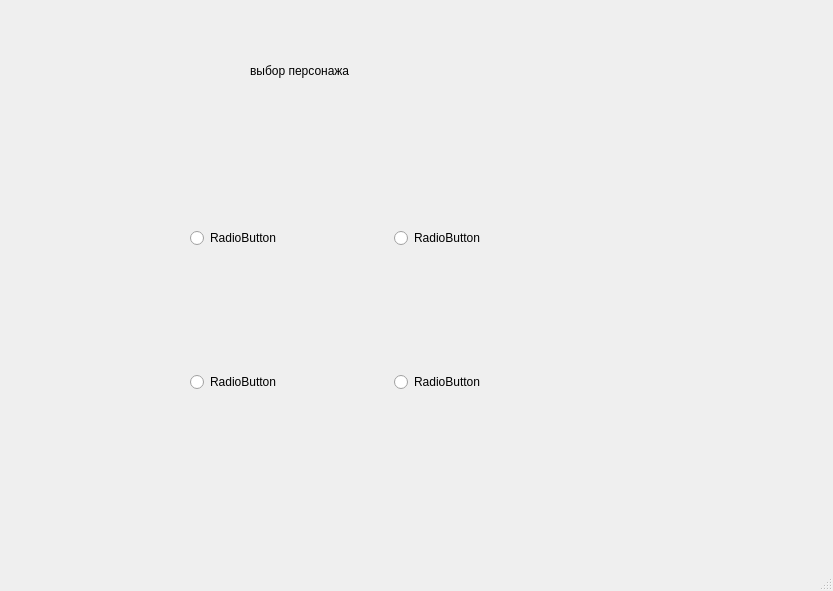
<?xml version="1.0" encoding="UTF-8"?>
<ui version="4.0">
 <class>MainWindow</class>
 <widget class="QMainWindow" name="MainWindow">
  <property name="geometry">
   <rect>
    <x>0</x>
    <y>0</y>
    <width>833</width>
    <height>591</height>
   </rect>
  </property>
  <property name="windowTitle">
   <string>MainWindow</string>
  </property>
  <widget class="QWidget" name="centralwidget">
   <widget class="QWidget" name="gridLayoutWidget">
    <property name="geometry">
     <rect>
      <x>190</x>
      <y>110</y>
      <width>401</width>
      <height>401</height>
     </rect>
    </property>
    <layout class="QGridLayout" name="gridLayout">
     <item row="1" column="0">
      <widget class="QRadioButton" name="radioButton_2">
       <property name="text">
        <string>RadioButton</string>
       </property>
      </widget>
     </item>
     <item row="0" column="0">
      <widget class="QRadioButton" name="radioButton">
       <property name="text">
        <string>RadioButton</string>
       </property>
      </widget>
     </item>
     <item row="0" column="1">
      <widget class="QRadioButton" name="radioButton_3">
       <property name="text">
        <string>RadioButton</string>
       </property>
      </widget>
     </item>
     <item row="1" column="1">
      <widget class="QRadioButton" name="radioButton_4">
       <property name="text">
        <string>RadioButton</string>
       </property>
      </widget>
     </item>
    </layout>
   </widget>
   <widget class="QLabel" name="label">
    <property name="geometry">
     <rect>
      <x>250</x>
      <y>50</y>
      <width>231</width>
      <height>41</height>
     </rect>
    </property>
    <property name="text">
     <string>выбор персонажа</string>
    </property>
   </widget>
  </widget>
  <widget class="QStatusBar" name="statusbar"/>
 </widget>
 <resources/>
 <connections/>
</ui>
